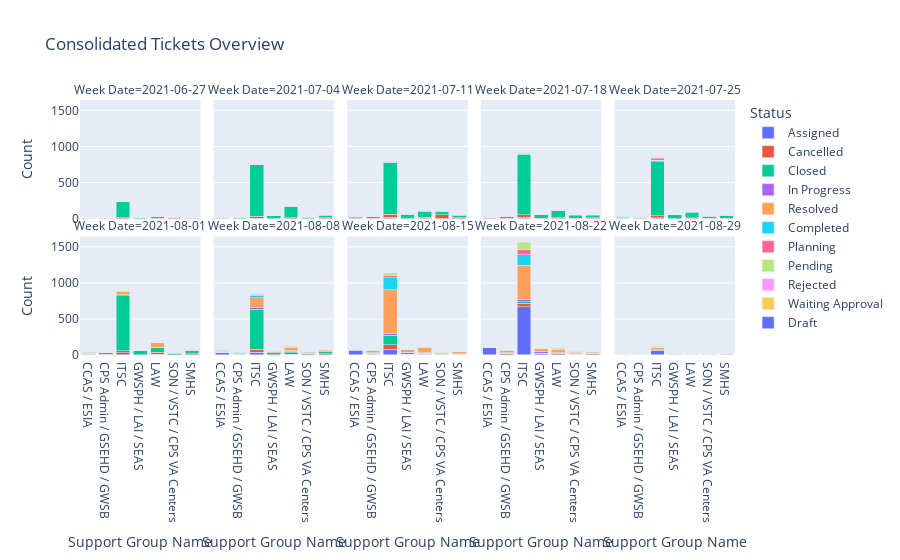

The code cell stored with this chart in its notebook:
### Code cell
fig5 = px.bar(breakdown, x= 'Support Group Name', y= 'Count', color= 'Status', facet_col = "Week Date", facet_col_wrap= 5,
              barmode= 'stack', title = "Consolidated Tickets Overview")

fig5.show()

fig5.write_html('fig5.html', auto_open = True)
